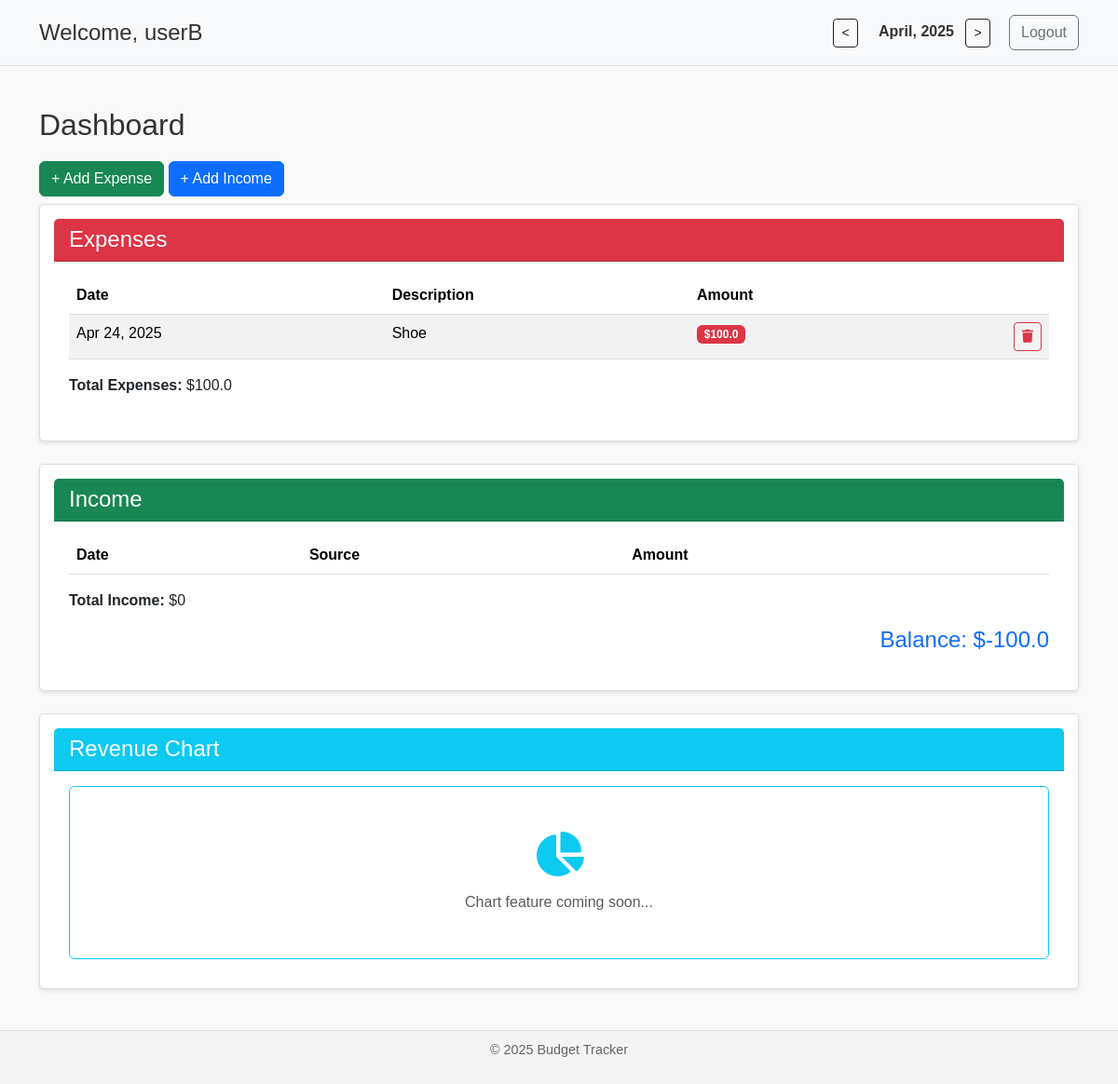
The app's page / (signed in), older data.
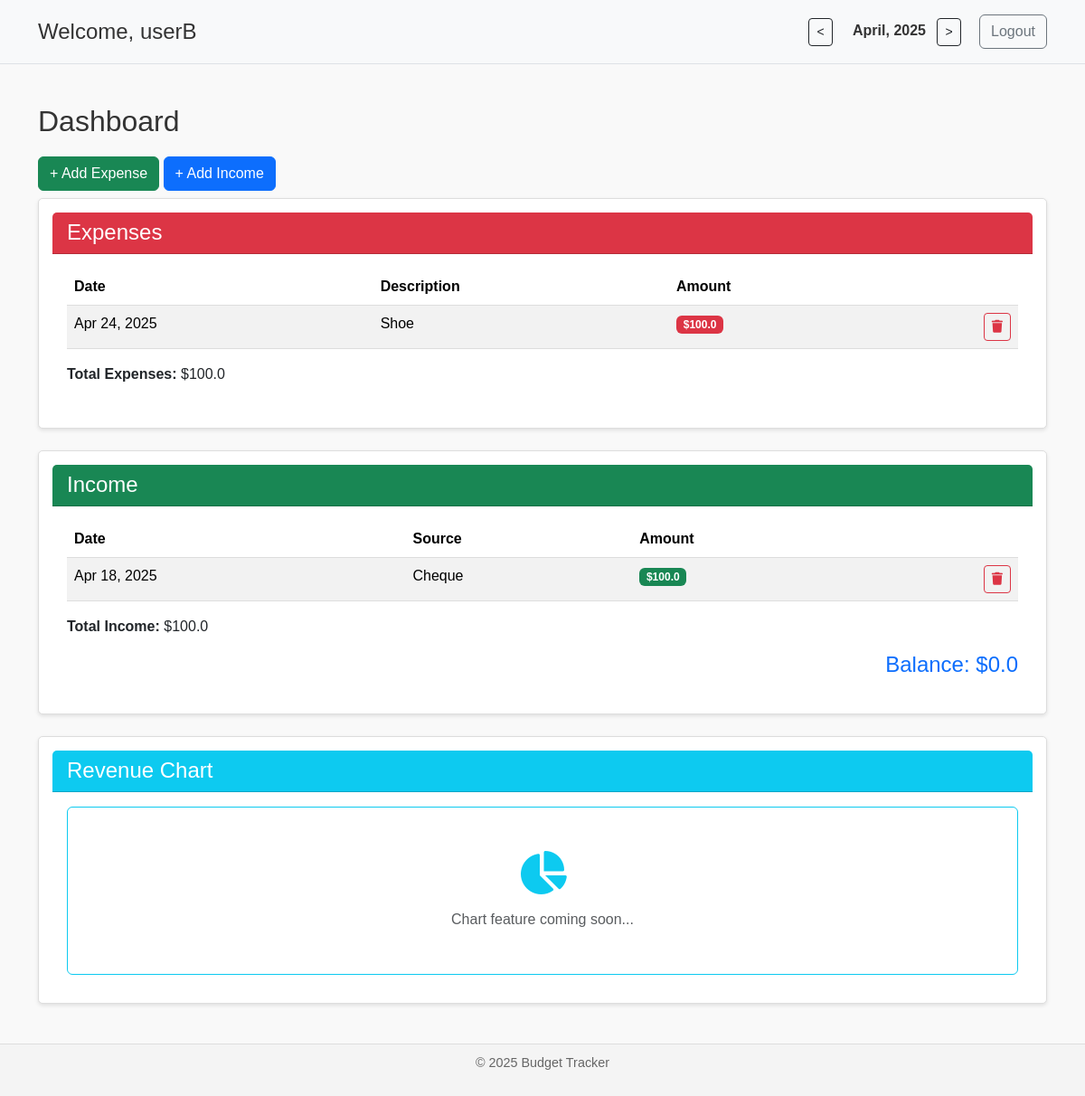
The same page, newer data.
### app/models.py (models this page shows, shortened)
class User(db.Model, UserMixin):
    __tablename__ = "users"
    id = db.Column(db.Integer, primary_key=True)
    username = db.Column(db.String(64), unique=True, nullable=False)
    password_hash = db.Column(db.String(128), nullable=False)
    expenses = db.relationship('Expense', backref='user', lazy=True)
    incomes = db.relationship('Income', backref='user', lazy=True)

class Expense(db.Model):
    __tablename__ = "expenses"
    id = db.Column(db.Integer, primary_key=True)
    date = db.Column(db.Date, nullable=False)
    description = db.Column(db.String(100), nullable=False)
    amount = db.Column(db.Float, nullable=False)
    user_id = db.Column(db.Integer, db.ForeignKey('users.id'), nullable=False)

class Income(db.Model):
    __tablename__ = "income"
    id = db.Column(db.Integer, primary_key=True)
    date = db.Column(db.Date, nullable=False)
    source = db.Column(db.String(100), nullable=False)
    amount = db.Column(db.Float, nullable=False)
    user_id = db.Column(db.Integer, db.ForeignKey('users.id'), nullable=False)

### app/routes.py (the view, shortened to what this page needs)
@routes.route("/", methods=["GET", "POST"])
@login_required
def homepage():
    month = request.args.get("month", default=datetime.now().month, type=int)
    year = request.args.get("year", default=datetime.now().year, type=int)
    if month < 1 or month > 12:
        month = 12
        year -= 1
    elif month > 12:
        month = 1
        year += 1
    month_expenses = Expense.query.filter_by(user_id=current_user.id).filter(
        extract('month', Expense.date) == month,
        extract('year', Expense.date) == year
    ).all()
    month_income = Income.query.filter_by(user_id=current_user.id).filter(
        extract('month', Income.date) == month,
        extract('year', Income.date) == year
    ).all()
    total_income = sum(i.amount for i in month_income)
    total_expenses = sum(e.amount for e in month_expenses)
    balance = total_income - total_expenses
    return render_template("index.html",total_income=total_income, total_expenses=total_expenses, balance=balance
                           , month_expenses=month_expenses, month_income=month_income, selected_month=month, selected_year=year, selected_month_name=datetime(year, month, 1).strftime("%B"),
                           current_user=current_user)

### app/__init__.py (called while the page is built)
def create_app():
    app = Flask(__name__)
    app.config['SQLALCHEMY_DATABASE_URI'] = 'sqlite:///budget.db'
    app.config['SQLALCHEMY_TRACK_MODIFICATIONS'] = False
    app.config['SECRET_KEY'] = 'supersecretkey'
    db.init_app(app)
    login_manager.init_app(app)
    login_manager.login_view = "auth.login"
    from app.models import User
    @login_manager.user_loader
    def load_user(user_id):
        return User.query.get(int(user_id))
    from app.routes import routes
    from app.auth import auth
    app.register_blueprint(routes)
    app.register_blueprint(auth)
    return app

### app/templates/index.html (shortened to what this page needs)
<!DOCTYPE html>
<html lang="en">
<head>
    <link href="https://cdn.jsdelivr.net/npm/bootstrap@5.3.2/dist/css/bootstrap.min.css" rel="stylesheet">
    <link rel="stylesheet" href="static/styles.css">
    <link rel="stylesheet" href="https://cdnjs.cloudflare.com/ajax/libs/font-awesome/6.4.0/css/all.min.css">
</head>
<body>
<header class="bg-light py-3 border-bottom">
    <div class="container">
        <div class="row align-items-center justify-content-between">
            <div class="col-md-6">
                <h1>Welcome, {{ current_user.username }}</h1>
            </div>
            <div class="col-md-6 text-end">
                <form method="GET" class="d-inline">
                    <button type="submit" class="btn btn-outline-dark btn-sm me-2">&lt;</button>
                </form>
                <span class="me-2 fw-bold">{{ selected_month_name }}, {{ selected_year }}</span>
                <form method="GET" class="d-inline">
                    <button type="submit" class="btn btn-outline-dark btn-sm me-3">&gt;</button>
                </form>
                <a href="{{ url_for('auth.logout') }}" class="btn btn-outline-secondary">Logout</a>
            </div>
        </div>
    </div>
</header>
<main class="container mt-4">
    <h2>Dashboard</h2>
    <button class="btn btn-success mb-2" data-bs-toggle="collapse" data-bs-target="#expense-form">
        + Add Expense
    </button>
    <button class="btn btn-primary mb-2" data-bs-toggle="collapse" data-bs-target="#income-form">
        + Add Income
    </button>
<div class="card mb-4">
    <div class="card-header bg-danger text-white">
        <h4 class="mb-0">Expenses</h4>
    </div>
    <div class="card-body">
        <table class="table table-striped table-hover">
            <thead>
            <tr>
                <th>Date</th>
                <th>Description</th>
                <th>Amount</th>
                <th></th>
            </tr>
            </thead>
            <tbody>
            {% for expense in month_expenses %}
            <tr>
                <td>{{ expense.date.strftime('%b %d, %Y') }}</td>
                <td>{{ expense.description }}</td>
                <td><span class="badge bg-danger">${{ expense.amount }}</span></td>
                <td class="text-end">
                    <form action="{{ url_for('routes.delete_expense', id=expense.id) }}" method="POST"
                          style="display:inline;">
                        <button type="submit" class="btn btn-sm btn-outline-danger" title="Delete"
                                onclick="return confirm('Are you sure you want to delete this expense?')">
                            <i class="fa-solid fa-trash"></i>
                        </button>
                    </form>
                </td>
            </tr>
            {% endfor %}
            </tbody>
        </table>
        <p class="mt-2"><strong>Total Expenses:</strong> ${{ total_expenses }}</p>
    </div>
</div>
<div class="card mb-4">
    <div class="card-header bg-success text-white">
        <h4 class="mb-0">Income</h4>
    </div>
    <div class="card-body">
        <table class="table table-striped table-hover">
            <thead>
            <tr>
                <th>Date</th>
                <th>Source</th>
                <th>Amount</th>
                <th></th>
            </tr>
            </thead>
            <tbody>
            {% for income in month_income %}
            <tr>
                <td>{{ income.date.strftime('%b %d, %Y') }}</td>
                <td>{{ income.source }}</td>
                <td><span class="badge bg-success">${{ income.amount }}</span></td>
                <td class="text-end">
                    <form action="{{ url_for('routes.delete_income', id=income.id) }}" method="POST"
                          style="display:inline;">
                        <button type="submit" class="btn btn-sm btn-outline-danger" title="Delete"
                                onclick="return confirm('Are you sure you want to delete this income?')">
                            <i class="fa-solid fa-trash"></i>
                        </button>
                    </form>
                </td>
            </tr>
            {% endfor %}
            </tbody>
        </table>
        <p class="mt-2"><strong>Total Income:</strong> ${{ total_income }}</p>
        <h4 class="text-end text-primary">Balance: ${{ balance }}</h4>
    </div>
</div>
<div class="card mb-4">
  <div class="card-header bg-info text-white">
    <h4 class="mb-0">Revenue Chart</h4>
  </div>
  <div class="card-body text-center">
    <div class="p-5 border border-info rounded">
      <i class="fas fa-chart-pie fa-3x text-info mb-3"></i>
      <p class="text-muted mb-0">Chart feature coming soon...</p>
    </div>
  </div>
</div>
</main>
<footer>
    <p>&copy; 2025 Budget Tracker</p>
</footer>
</body>
</html>

### app/static/styles.css (style rules this page uses)
body { font-family: Arial, sans-serif; margin: 0; padding: 0; background-color: #f9f9f9; color: #333; }
header { display: flex; justify-content: space-between; align-items: center; padding: 10px 20px; background-color: #f4f4f4; border-bottom: 1px solid #ddd; }
header h1 { margin: 0; font-size: 1.5rem; }
header button { padding: 5px 10px; border: none; background-color: #000; color: #fff; cursor: pointer; border-radius: 3px; }
header span { margin: 0 10px; font-size: 1rem; }
main { padding: 20px; }
h2 { font-size: 2rem; margin-bottom: 20px; }
.card { flex: 1; background-color: #fff; border: 1px solid #ddd; border-radius: 5px; padding: 15px; box-shadow: 0 2px 4px rgba(0, 0, 0, 0.1); }
footer { text-align: center; padding: 10px; background-color: #f4f4f4; border-top: 1px solid #ddd; font-size: 0.9rem; color: #666; }
table { width: 100%; border-collapse: collapse; text-align: left; }
th, td { padding: 10px; border-bottom: 1px solid #ddd; text-align: left; }
th { font-weight: bold; }

Row changes from the older to the newer data that the page shows:
added Income: date "Apr 18, 2025", source "Cheque", amount "100.0"
Text that changed along with them:
{{ total_income }}: "0" → "100.0"
{{ balance }}: "-100.0" → "0.0"
